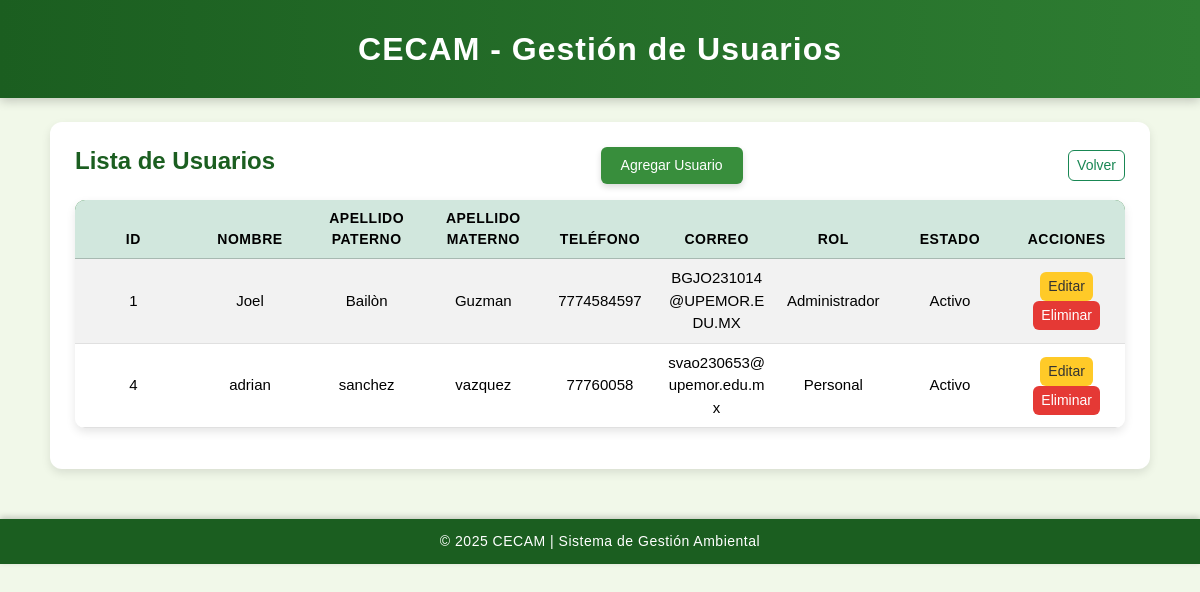
Before: /index.php?view=gestion_usuarios (signed in) with the older database file.
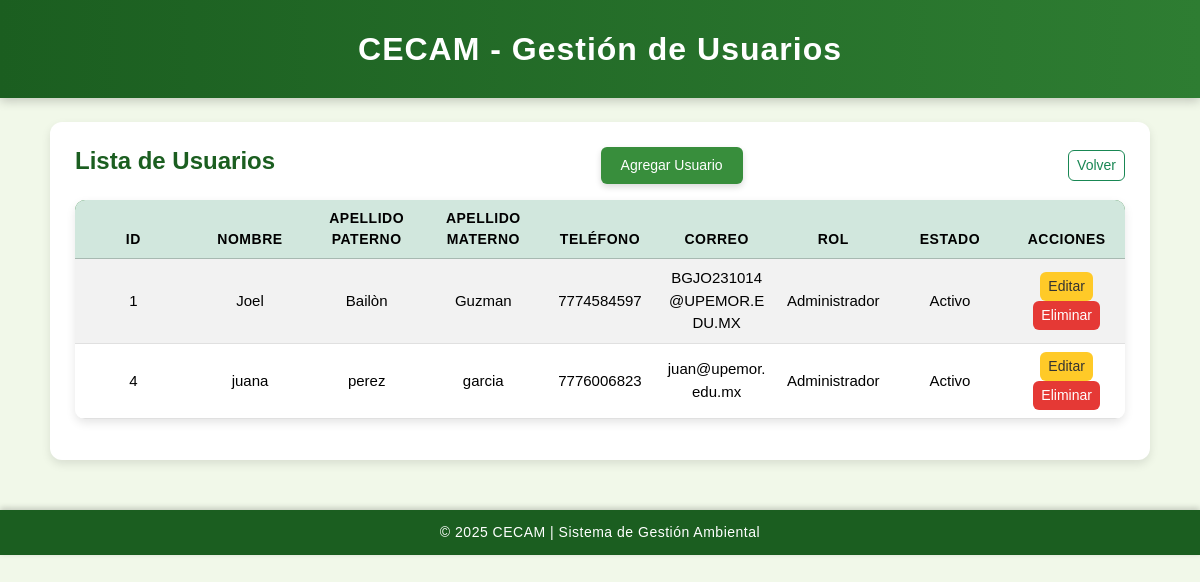
After: the same page with the newer database file.
### tables this page shows
CREATE TABLE `usuario` (
  `idUsuario` int(11) NOT NULL AUTO_INCREMENT,
  `Nombre` varchar(50) NOT NULL,
  `ApellidoPaterno` varchar(50) NOT NULL,
  `ApellidoMaterno` varchar(50) DEFAULT NULL,
  `Telefono` varchar(15) DEFAULT NULL,
  `Correo` varchar(100) NOT NULL,
  `Pass` varchar(255) NOT NULL,
  `Cargo` varchar(100) DEFAULT NULL,
  `FechaRegistro` datetime DEFAULT current_timestamp(),
  `CreadoPor` int(11) DEFAULT NULL,
  `Estado` enum('Activo','Inactivo') DEFAULT 'Activo',
  `idRol` int(11) NOT NULL,
  PRIMARY KEY (`idUsuario`),
  UNIQUE KEY `Correo` (`Correo`),
  KEY `idRol` (`idRol`),
  KEY `fk_usuario_CreadoPor` (`CreadoPor`),
  CONSTRAINT `Usuario_ibfk_1` FOREIGN KEY (`idRol`) REFERENCES `rol` (`idRol`),
  CONSTRAINT `fk_usuario_CreadoPor` FOREIGN KEY (`CreadoPor`) REFERENCES `usuario` (`idUsuario`) ON DELETE SET NULL ON UPDATE CASCADE
);

CREATE TABLE `rol` (
  `idRol` int(11) NOT NULL AUTO_INCREMENT,
  `Nombre` varchar(50) NOT NULL,
  `Descripcion` text DEFAULT NULL,
  PRIMARY KEY (`idRol`)
);

### app/controllers/UsuarioController.php (called while the page is built, shortened)
<?php
require_once __DIR__ . '/../models/UsuarioModel.php';
class UsuarioController {
    private $model;
    public function __construct($connection = null) {
        $this->model = new UsuarioModel($connection);
    }
    public function index() {
        $usuarios = $this->model->getAllUsersWithRole();
        include __DIR__ . '/../views/gestion_usuarios.php';
    }
}

### app/models/Model.php (called while the page is built, shortened)
<?php
class Model
{
    public function __construct($connection = null)
    {
        if ($connection) {
            $this->db = $connection;
        } else {
            $database = new Database();
            $this->db = $database->connect();
        }
    }
}

### app/models/UsuarioModel.php (called while the page is built, shortened)
<?php
require_once(__DIR__ . '/Model.php');
class UsuarioModel extends Model
{
    public function getAllUsersWithRole()
    {
        $sql = "
            SELECT
                u.idUsuario,
                u.Nombre,
                u.ApellidoPaterno,
                u.ApellidoMaterno,
                u.Telefono,
                u.Correo,
                r.Nombre AS NombreRol,
                u.Estado
            FROM Usuario u
            JOIN Rol r ON u.idRol = r.idRol
            ORDER BY u.ApellidoPaterno, u.ApellidoMaterno, u.Nombre
        ";
        $result = $this->db->query($sql);
        return $result->fetch_all(MYSQLI_ASSOC);
    }
}
?>

### app/views/gestion_usuarios.php (the view, shortened to what this page needs)
<!DOCTYPE html>
<html lang="es">
<head>
  <link href="https://cdn.jsdelivr.net/npm/bootstrap@5.3.2/dist/css/bootstrap.min.css" rel="stylesheet">
  <link rel="stylesheet" href="public/css/usuarios.css">
</head>
<body>
<header>
  <h3>CECAM - Gestión de Usuarios</h3>
</header>
<div class="container mt-4">
  <div class="d-flex justify-content-between align-items-center mb-3">
    <h4>Lista de Usuarios</h4>
    <button class="btn btn-add" data-bs-toggle="modal" data-bs-target="#modalAgregar">Agregar Usuario</button>
    <a href="index.php?view=dashboard_admin" class="btn btn-outline-success btn-sm">Volver</a>
  </div>
  <table class="table table-striped text-center align-middle">
    <thead class="table-success">
      <tr>
        <th>ID</th>
        <th>Nombre</th>
        <th>Apellido Paterno</th>
        <th>Apellido Materno</th>
        <th>Teléfono</th>
        <th>Correo</th>
        <th>Rol</th>
        <th>Estado</th>
        <th>Acciones</th>
      </tr>
    </thead>
    <tbody>
      <?php if (!empty($usuarios)): ?>
        <?php foreach ($usuarios as $u): ?>
        <tr>
          <td><?= htmlspecialchars($u['idUsuario']) ?></td>
          <td><?= htmlspecialchars($u['Nombre']) ?></td>
          <td><?= htmlspecialchars($u['ApellidoPaterno']) ?></td>
          <td><?= htmlspecialchars($u['ApellidoMaterno']) ?></td>
          <td><?= htmlspecialchars($u['Telefono']) ?></td>
          <td><?= htmlspecialchars($u['Correo']) ?></td>
          <td><?= htmlspecialchars($u['NombreRol']) ?></td>
          <td><?= htmlspecialchars($u['Estado']) ?></td>
          <td>
            <button
              class="btn btn-warning btn-sm btnEditar"
              data-id="<?= $u['idUsuario'] ?>"
              data-nombre="<?= htmlspecialchars($u['Nombre']) ?>"
              data-apellido_paterno="<?= htmlspecialchars($u['ApellidoPaterno']) ?>"
              data-apellido_materno="<?= htmlspecialchars($u['ApellidoMaterno']) ?>"
              data-telefono="<?= htmlspecialchars($u['Telefono']) ?>"
              data-correo="<?= htmlspecialchars($u['Correo']) ?>"
              data-rol="<?= htmlspecialchars($u['NombreRol']) ?>"
              data-bs-toggle="modal"
              data-bs-target="#modalEditar"
            >Editar</button>
            <a href="index.php?controller=usuario&action=eliminar&id=<?= $u['idUsuario'] ?>"
               class="btn btn-danger btn-sm"
               onclick="return confirm('¿Estás seguro de eliminar este usuario?');">
               Eliminar
            </a>
          </td>
        </tr>
        <?php endforeach; ?>
      <?php else: ?>
        <tr><td colspan="9">No hay usuarios registrados.</td></tr>
      <?php endif; ?>
    </tbody>
  </table>
</div>
<footer>© 2025 CECAM | Sistema de Gestión Ambiental</footer>
</body>
</html>

### index.php (shortened to what this page needs)
<?php
$basePath        = __DIR__;
$controllersPath = $basePath . '/app/controllers/';
$view           = $_GET['view'] ?? 'home';
switch ($view) {
case 'gestion_usuarios':
    require_once $controllersPath . 'UsuarioController.php';
    $controller = new UsuarioController($connection);
    $controller->index();
    break;
}

### public/css/usuarios.css (style rules this page uses)
body { background-color: #f1f8e9; font-family: 'Poppins', sans-serif; margin: 0; padding: 0; color: #333; }
header { background: linear-gradient(90deg, #1b5e20, #2e7d32); color: #fff; text-align: center; padding: 30px 10px; box-shadow: 0px 3px 10px rgba(0, 0, 0, 0.2); }
header h3 { font-size: 32px; font-weight: 600; letter-spacing: 1px; margin: 0; }
.container { max-width: 1100px; margin: 25px auto; background: white; padding: 25px; border-radius: 12px; box-shadow: 0px 4px 10px rgba(0, 0, 0, 0.1); }
.container h4 { font-weight: 600; color: #1b5e20; }
.btn-add, .btn-back { background-color: #388e3c; color: white !important; border: none; padding: 8px 20px; border-radius: 6px; font-weight: 500; box-shadow: 0px 3px 6px rgba(0, 0, 0, 0.15); transition: all 0.3s ease; }
table { background: #fff; border-radius: 10px; border-collapse: collapse; width: 100%; box-shadow: 0px 4px 10px rgba(0, 0, 0, 0.1); overflow: hidden; table-layout: fixed; }
thead { background: #2e7d32; color: white; }
th { padding: 12px; font-weight: 600; text-transform: uppercase; font-size: 14px; letter-spacing: 0.5px; }
td { padding: 12px; vertical-align: middle; border-bottom: 1px solid #e0e0e0; font-size: 15px; word-break: break-word; }
.btn { font-size: 14px; font-weight: 500; border-radius: 6px; transition: all 0.3s ease; }
.btn-warning { background-color: #ffca28; color: #333; border: none; }
.btn-danger { background-color: #e53935; color: #fff; border: none; }
footer { text-align: center; background-color: #1b5e20; color: #fff; padding: 12px 0; font-size: 14px; margin-top: 50px; letter-spacing: 0.5px; box-shadow: 0 -2px 6px rgba(0, 0, 0, 0.2); }

Changed rows visible on the page:
changed usuario id 4: Nombre "adrian" → "juana"; ApellidoPaterno "sanchez" → "perez"; ApellidoMaterno "vazquez" → "garcia"; Telefono "77760058" → "7776006823"; Correo "svao230653@upemor.edu.mx" → "juan@upemor.edu.mx"; idRol.Nombre "Personal" → "Administrador"
